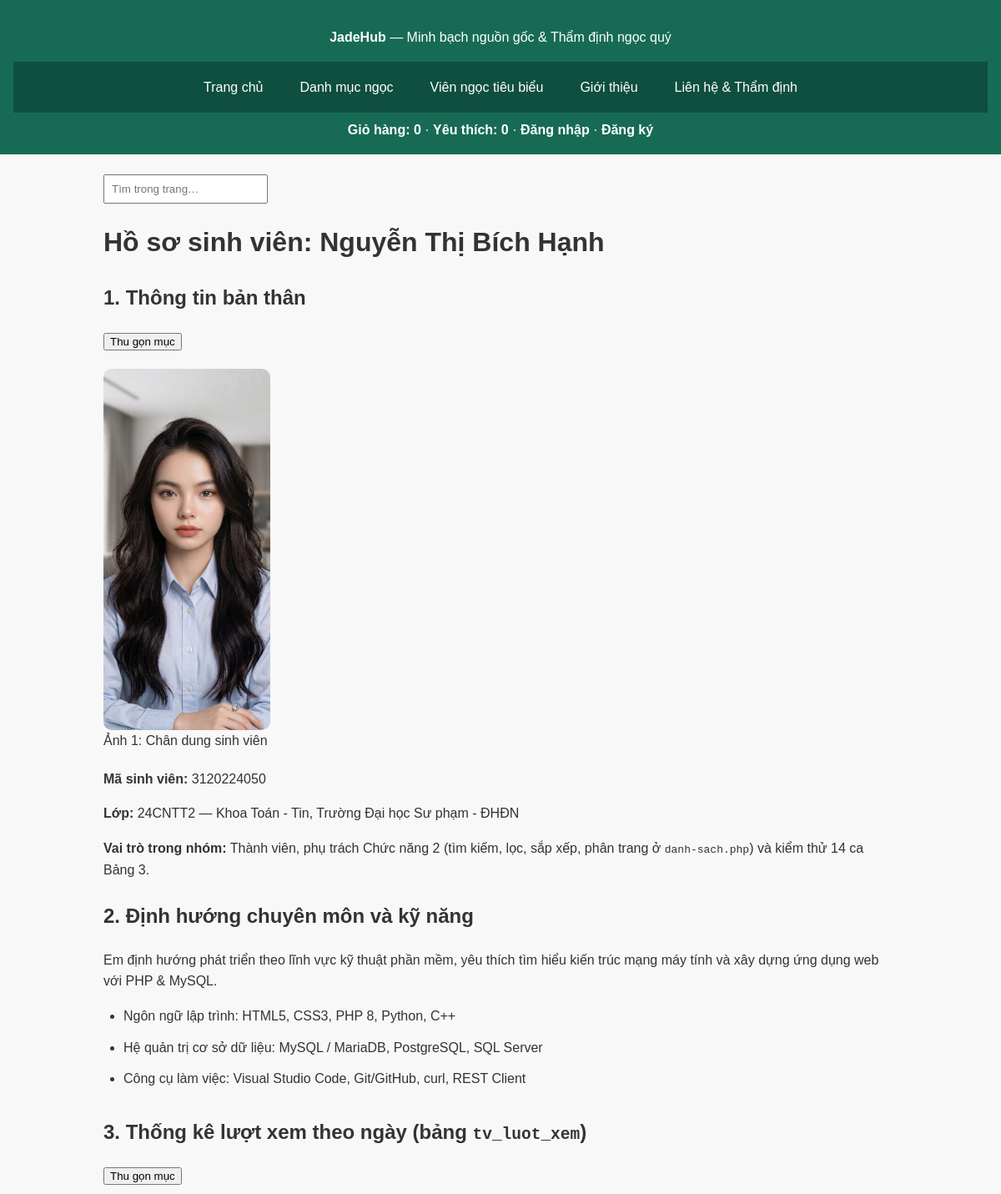
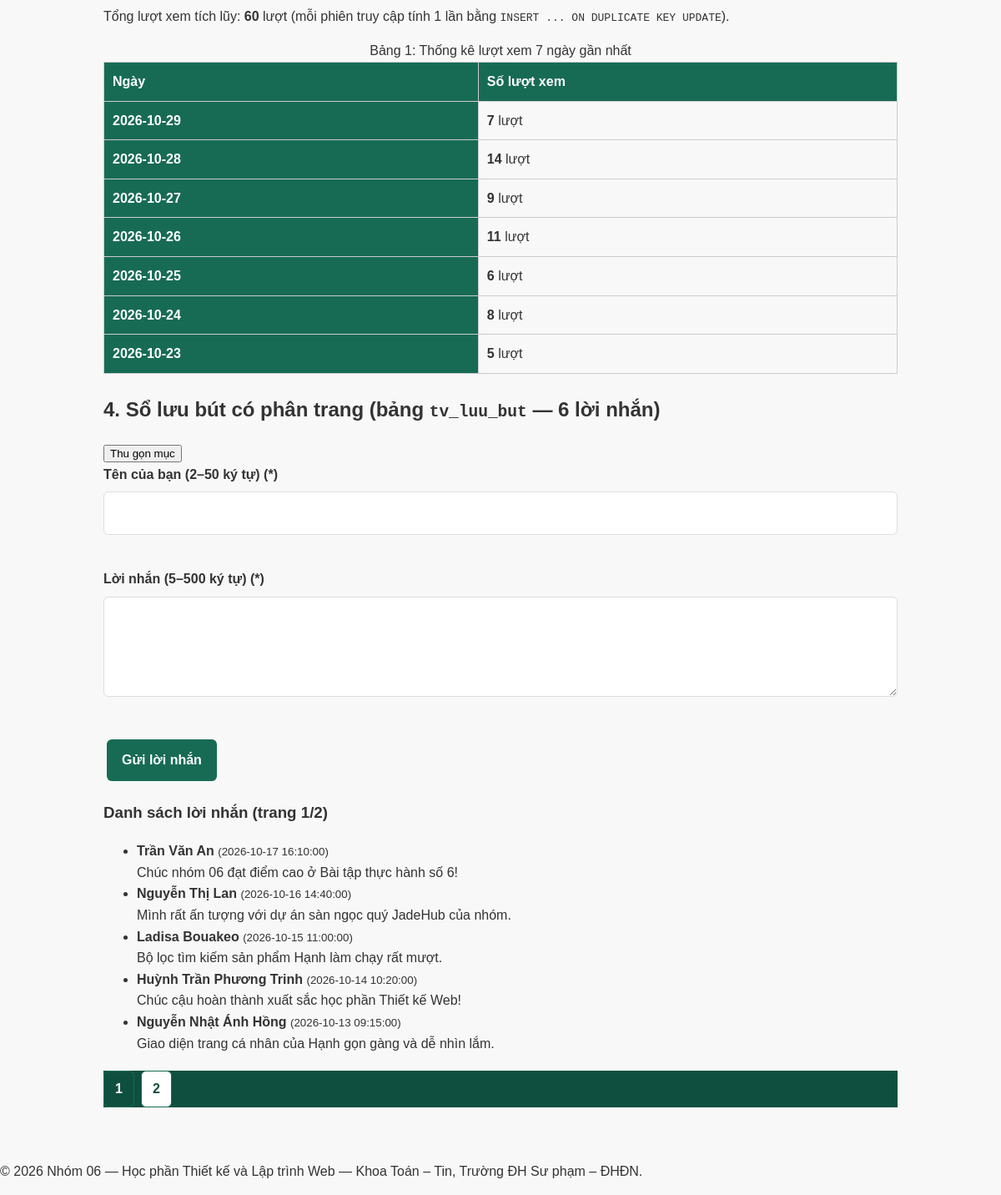
Page /thanhvien/3120224050_hanh/gioithieu.php on the committed database (2 pictures, top to bottom).
### tables this page shows
CREATE TABLE thanh_vien (
  mssv          CHAR(10)     PRIMARY KEY,
  ho_ten        VARCHAR(100) NOT NULL,
  nguoi_dung_id INT UNSIGNED NULL UNIQUE,
  anh_dai_dien  VARCHAR(255) NULL,
  CONSTRAINT fk_thanh_vien_nguoi_dung FOREIGN KEY (nguoi_dung_id) REFERENCES nguoi_dung(id) ON DELETE SET NULL
);

CREATE TABLE tv_luot_xem (
  mssv      CHAR(10)     NOT NULL,
  ngay      DATE         NOT NULL,
  so_luot   INT UNSIGNED NOT NULL DEFAULT 1,
  PRIMARY KEY (mssv, ngay),
  CONSTRAINT fk_tv_luot_xem_tv FOREIGN KEY (mssv) REFERENCES thanh_vien(mssv) ON DELETE CASCADE
);

CREATE TABLE tv_luu_but (
  id        INT UNSIGNED AUTO_INCREMENT PRIMARY KEY,
  mssv      CHAR(10)     NOT NULL,
  ten_khach VARCHAR(50)  NOT NULL,
  loi_nhan  VARCHAR(500) NOT NULL,
  thoi_gian DATETIME     NOT NULL DEFAULT CURRENT_TIMESTAMP,
  CONSTRAINT fk_tv_luu_but_tv FOREIGN KEY (mssv) REFERENCES thanh_vien(mssv) ON DELETE CASCADE
);

### inc/db.php (called while the page is built, shortened)
<?php
function db(): PDO
{
    static $pdo = null;
    if ($pdo === null) {
        $tuyChon = [
            PDO::ATTR_ERRMODE            => PDO::ERRMODE_EXCEPTION,
            PDO::ATTR_DEFAULT_FETCH_MODE => PDO::FETCH_ASSOC,
            PDO::ATTR_EMULATE_PREPARES   => false,
        ];
        $pdo = new PDO(
            'mysql:host=localhost;dbname=ltweb_nhom06;charset=utf8mb4',
            'root',
            '',
            $tuyChon
        );
    }
    return $pdo;
}

### inc/ham.php (called while the page is built, shortened)
<?php
function e(?string $s): string
{
    return htmlspecialchars((string) $s, ENT_QUOTES | ENT_SUBSTITUTE, 'UTF-8');
}

### thanhvien/3120224050_hanh/gioithieu.php (the view, shortened to what this page needs)
<?php
$stTv = db()->prepare('SELECT ho_ten, nguoi_dung_id FROM thanh_vien WHERE mssv = ?');
$stTv->execute([MSSV]);
$tv = $stTv->fetch() ?: ['ho_ten' => 'Nguyễn Thị Bích Hạnh', 'nguoi_dung_id' => null];
$stTongXem = db()->prepare('SELECT COALESCE(SUM(so_luot), 0) FROM tv_luot_xem WHERE mssv = ?');
$stTongXem->execute([MSSV]);
$tongLuotXem = (int) $stTongXem->fetchColumn();
$stBayNgay = db()->prepare(
    'SELECT ngay, so_luot FROM tv_luot_xem
     WHERE mssv = ? ORDER BY ngay DESC LIMIT 7'
);
$stBayNgay->execute([MSSV]);
$dsBayNgay = $stBayNgay->fetchAll();
$du  = ['ten' => '', 'loi_nhan' => ''];
$loi = [];
$stDemLb = db()->prepare('SELECT COUNT(*) FROM tv_luu_but WHERE mssv = ?');
$stDemLb->execute([MSSV]);
$tongLb  = (int) $stDemLb->fetchColumn();
$soTrang = max(1, (int) ceil($tongLb / 5));
$hienTai = filter_var($_GET['trang'] ?? 1, FILTER_VALIDATE_INT, [
    'options' => ['min_range' => 1, 'default' => 1],
]);
$hienTai = min((int) $hienTai, $soTrang);
$stLb = db()->prepare(
    'SELECT id, ten_khach, loi_nhan, thoi_gian
     FROM tv_luu_but WHERE mssv = ?
     ORDER BY thoi_gian DESC, id DESC
     LIMIT 5 OFFSET ?'
);
$stLb->execute([MSSV, ($hienTai - 1) * 5]);
$dsLoiNhan = $stLb->fetchAll();
require __DIR__ . '/../../inc/header.php';
?>
    <main id="noi-dung">
        <h1>Hồ sơ sinh viên: <?= e((string) $tv['ho_ten']) ?></h1>
        <section>
            <h2>1. Thông tin bản thân</h2>
            <figure>
                <img alt="Ảnh thẻ chân dung của sinh viên Nguyễn Thị Bích Hạnh" src="chan-dung-hanh.jpg" width="200">
                <figcaption>Ảnh 1: Chân dung sinh viên</figcaption>
            </figure>
            <p><strong>Mã sinh viên:</strong> <?= e(MSSV) ?></p>
            <p><strong>Lớp:</strong> 24CNTT2 — Khoa Toán - Tin, Trường Đại học Sư phạm - ĐHĐN</p>
            <p><strong>Vai trò trong nhóm:</strong> Thành viên, phụ trách Chức năng 2 (tìm kiếm, lọc, sắp xếp, phân trang ở <code>danh-sach.php</code>) và kiểm thử 14 ca Bảng 3.</p>
        </section>
        <article>
            <h2>2. Định hướng chuyên môn và kỹ năng</h2>
            <p>Em định hướng phát triển theo lĩnh vực kỹ thuật phần mềm, yêu thích tìm hiểu kiến trúc mạng máy tính và xây dựng ứng dụng web với PHP &amp; MySQL.</p>
            <ul>
                <li>Ngôn ngữ lập trình: HTML5, CSS3, PHP 8, Python, C++</li>
                <li>Hệ quản trị cơ sở dữ liệu: MySQL / MariaDB, PostgreSQL, SQL Server</li>
                <li>Công cụ làm việc: Visual Studio Code, Git/GitHub, curl, REST Client</li>
            </ul>
        </article>
        <section id="luot-xem">
            <h2>3. Thống kê lượt xem theo ngày (bảng <code>tv_luot_xem</code>)</h2>
            <p>Tổng lượt xem tích lũy: <strong><?= $tongLuotXem ?></strong> lượt (mỗi phiên truy cập tính 1 lần bằng <code>INSERT ... ON DUPLICATE KEY UPDATE</code>).</p>
            <div class="khung-thoi-khoa-bieu">
                <table>
                    <caption>Bảng 1: Thống kê lượt xem 7 ngày gần nhất</caption>
                    <thead>
                        <tr>
                            <th scope="col">Ngày</th>
                            <th scope="col">Số lượt xem</th>
                        </tr>
                    </thead>
                    <tbody>
<?php foreach ($dsBayNgay as $ng): ?>
                        <tr>
                            <th scope="row"><?= e((string) $ng['ngay']) ?></th>
                            <td><strong><?= (int) $ng['so_luot'] ?></strong> lượt</td>
                        </tr>
<?php endforeach; ?>
                    </tbody>
                </table>
            </div>
        </section>
        <section id="luu-but">
            <h2>4. Sổ lưu bút có phân trang (bảng <code>tv_luu_but</code> — <?= $tongLb ?> lời nhắn)</h2>
            <form method="post" action="gioithieu.php#luu-but" class="form-tham-dinh">
                <p>
                    <label for="lb-ten">Tên của bạn (2–50 ký tự) (*)</label>
                    <input id="lb-ten" name="ten" type="text" maxlength="50" required value="<?= e($du['ten']) ?>">
                    <small class="loi-truong"><?= e($loi['ten'] ?? '') ?></small>
                </p>
                <p>
                    <label for="lb-loinhan">Lời nhắn (5–500 ký tự) (*)</label>
                    <textarea id="lb-loinhan" name="loi_nhan" rows="3" maxlength="500" required><?= e($du['loi_nhan']) ?></textarea>
                    <small class="loi-truong"><?= e($loi['loi_nhan'] ?? '') ?></small>
                </p>
                <button type="submit">Gửi lời nhắn</button>
            </form>
            <h3>Danh sách lời nhắn (trang <?= $hienTai ?>/<?= $soTrang ?>)</h3>
<?php if (!$dsLoiNhan): ?>
            <p>Chưa có lời nhắn nào.</p>
<?php else: ?>
            <ul>
<?php foreach ($dsLoiNhan as $lb): ?>
                <li>
                    <strong><?= e((string) $lb['ten_khach']) ?></strong>
                    <small>(<?= e((string) $lb['thoi_gian']) ?>)</small><br>
                    <?= nl2br(e((string) $lb['loi_nhan'])) ?>
                </li>
<?php endforeach; ?>
            </ul>
<?php if ($soTrang > 1): ?>
            <nav class="phan-trang" aria-label="Phân trang sổ lưu bút">
<?php for ($i = 1; $i <= $soTrang; $i++): ?>
                <a href="?trang=<?= $i ?>#luu-but"<?= $i === $hienTai ? ' aria-current="page"' : '' ?>><?= $i ?></a>
<?php endfor; ?>
            </nav>
<?php endif; ?>
<?php endif; ?>
        </section>
    </main>
<?php require __DIR__ . '/../../inc/footer.php'; ?>

### css/style.css (style rules this page uses)
:root { --mau-chinh: #176b55; --mau-chinh-dam: #0f4f3f; --mau-nhan: #d4af37; --mau-chu: #333333; --mau-chu-nhat: #666666; --mau-nen: #f7f8f7; --mau-trang: #ffffff; --mau-vien: #dddddd; --bo-goc: 10px; --khoang-nho: 8px; --khoang-vua: 16px; --khoang-lon: 24px; --chieu-rong-toi-da: 1200px; }
*, *::before, *::after { box-sizing: border-box; }
html { scroll-behavior: smooth; }
body { margin: 0; padding: 0; font-family: Arial, Helvetica, sans-serif; line-height: 1.6; color: var(--mau-chu); background-color: var(--mau-nen); }
img { display: block; max-width: 100%; height: auto; }
a { color: var(--mau-chinh); text-decoration: none; }
nav { grid-area: menu; }
main { grid-area: chinh; width: 100%; max-width: var(--chieu-rong-toi-da); margin: 0 auto; padding: var(--khoang-vua); }
nav { background-color: var(--mau-chinh-dam); }
nav a { display: block; padding: 10px var(--khoang-vua); color: var(--mau-trang); text-align: center; border-radius: var(--bo-goc); transition: background-color 0.2s ease; }
main>section { margin-bottom: var(--khoang-lon); }
main { min-width: 0; }
.form-tham-dinh { width: 100%; }
.form-tham-dinh p { margin: 0 0 var(--khoang-vua); }
.form-tham-dinh label { display: block; margin-bottom: var(--khoang-nho); font-weight: bold; }
.form-tham-dinh input:not([type="checkbox"]), .form-tham-dinh select, .form-tham-dinh textarea { width: 100%; max-width: 100%; padding: 12px; font: inherit; color: var(--mau-chu); background-color: var(--mau-trang); border: 1px solid var(--mau-vien); border-radius: 6px; }
.form-tham-dinh textarea { resize: vertical; min-height: 120px; }
.form-tham-dinh button { padding: 12px 18px; margin: 4px; font: inherit; font-weight: bold; color: var(--mau-trang); background-color: var(--mau-chinh); border: 0; border-radius: 6px; cursor: pointer; transition: background-color 0.2s ease, transform 0.2s ease; }
table { width: 100%; border-collapse: collapse; }
th, td { padding: 12px; border: 1px solid var(--mau-vien); text-align: left; }
th { background-color: var(--mau-chinh); color: var(--mau-trang); }
@media (min-width: 768px) { nav a { padding: 10px 18px; } }
@media (min-width: 1200px) { main { padding: 32px 24px; } }
.loi-truong { display: block; min-height: 1.4em; margin-top: 4px; color: #a40000; font-size: 0.9rem; }
main input, main select, main textarea { max-width: 100%; }
main img { max-width: 100%; height: auto; }
.phan-trang { display: flex; flex-wrap: wrap; gap: 8px; margin: 20px 0; }
.phan-trang a { display: inline-block; padding: 8px 13px; color: var(--mau-chinh-dam); background-color: var(--mau-trang); border: 1px solid var(--mau-chinh); border-radius: 6px; font-weight: bold; }
.phan-trang a[aria-current="page"], .phan-trang a:hover { color: var(--mau-trang); background-color: var(--mau-chinh-dam); text-decoration: none; }

### thanhvien/3120224050_hanh/css/style-hanh.css (style rules this page uses)
main { width: min(100% - 32px, 1000px); margin: 0 auto; }
main section, main article { margin-bottom: 24px; }
figure { margin: 20px 0; }
figure img { width: 200px; max-width: 100%; height: auto; border-radius: var(--bo-goc); }
article ul { padding-left: 24px; }
article li { margin-bottom: 8px; }
table { width: 100%; border-collapse: collapse; }
th, td { padding: 10px; border: 1px solid #cccccc; text-align: left; }
.khung-thoi-khoa-bieu { width: 100%; overflow-x: auto; }
@media (min-width: 768px) { main { padding: 24px; } }
@media (min-width: 768px) { article ul { display: flex; flex-direction: column; gap: 4px; } }

### rows in the picture
thanh_vien: ho_ten "Nguyễn Thị Bích Hạnh"
tv_luot_xem: ngay "2026-10-29", so_luot "7"
tv_luot_xem: ngay "2026-10-28", so_luot "14"
tv_luot_xem: ngay "2026-10-27", so_luot "9"
tv_luot_xem: ngay "2026-10-26", so_luot "11"
tv_luot_xem: ngay "2026-10-25", so_luot "6"
tv_luot_xem: ngay "2026-10-24", so_luot "8"
tv_luot_xem: ngay "2026-10-23", so_luot "5"
tv_luu_but: ten_khach "Trần Văn An", thoi_gian "2026-10-17 16:10:00", loi_nhan "Chúc nhóm 06 đạt điểm cao ở Bài tập thực hành số 6!"
tv_luu_but: ten_khach "Nguyễn Thị Lan", thoi_gian "2026-10-16 14:40:00", loi_nhan "Mình rất ấn tượng với dự án sàn ngọc quý JadeHub của nhóm."
tv_luu_but: ten_khach "Ladisa Bouakeo", thoi_gian "2026-10-15 11:00:00", loi_nhan "Bộ lọc tìm kiếm sản phẩm Hạnh làm chạy rất mượt."
tv_luu_but: ten_khach "Huỳnh Trần Phương Trinh", thoi_gian "2026-10-14 10:20:00", loi_nhan "Chúc cậu hoàn thành xuất sắc học phần Thiết kế Web!"
tv_luu_but: ten_khach "Nguyễn Nhật Ánh Hồng", thoi_gian "2026-10-13 09:15:00", loi_nhan "Giao diện trang cá nhân của Hạnh gọn gàng và dễ nhìn lắm."

### other values in the picture
$hdNhan "Trang chủ"
$hdNhan "Danh mục ngọc"
$hdNhan "Viên ngọc tiêu biểu"
$hdNhan "Giới thiệu"
$hdNhan "Liên hệ & Thẩm định"
$hdGio->soMon() "0"
MSSV "3120224050"
$tongLuotXem "60"
$tongLb "6"
$hienTai "1"
$soTrang "2"
